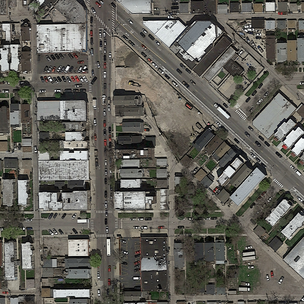
#> input picture data/test_set/downsampled/test_11.png, 304 x 304 px; its folder holds 4 pictures in this run
$ python resizing.py   (older library calls are emulated)
#> lines starting #> are read from the running program, lines starting #| are printed output that depends on the picture
from PIL import Image
import glob


def upsample_training(filenames, correct_size=(400, 400)):
    """Upsample training images."""
    print("Upsampling training images to %dx%d" % correct_size)
    resize_(filenames, correct_size)


def upsample_test(filenames, correct_size=(608, 608)):
    """Upsample test images."""
    print("Upsampling test images to %dx%d" % correct_size)
    resize_(filenames, correct_size)


def downsample_training(filenames, correct_size=(200, 200)):
    """Downsample training images."""
    print("Downsampling training images to %dx%d" % correct_size)
    resize_(filenames, correct_size)


def downsample_test(filenames, correct_size=(304, 304)):
    """Upsample test images."""
    print("Downsampling test images to %dx%d" % correct_size)
    resize_(filenames, correct_size)


def resize_(filenames, correct_size):
    """Resize given images to the correct size."""
#> called with correct_size = (304, 304)
    for filename in filenames:
        print("Resizing " + filename)
        im = Image.open(filename)
#> im is the input picture: PIL image 304x304 RGB; mean R, G, B 100.8, 99.1, 91.9
        im = im.resize(correct_size, Image.ANTIALIAS)
        im.save(filename, "PNG")
#> pass 2 of the loop in resize_, `for filename in filenames:`:
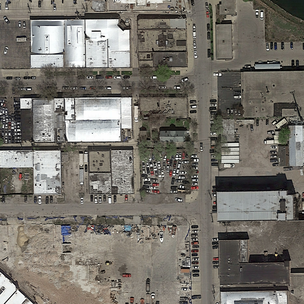
#> input picture data/test_set/downsampled/test_12.png, 304 x 304 px
#> in resize_, im is the input picture: PIL image 304x304 RGB; mean R, G, B 119.2, 115.3, 107.8
#> pass 3 of the loop in resize_, `for filename in filenames:`:
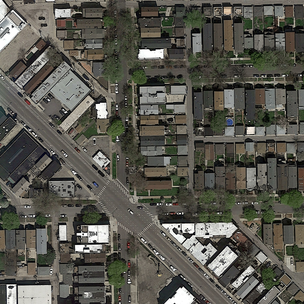
#> input picture data/test_set/downsampled/test_14.png, 304 x 304 px
#> in resize_, im is the input picture: PIL image 304x304 RGB; mean R, G, B 88.8, 87.7, 79.3
#> the loop made 4 passes; the first 3 are shown
#> call 2 of resize_, with correct_size = (200, 200)
#> in resize_ (call 2), `im = im.resize(correct_size, Image.ANTIALIAS)`:
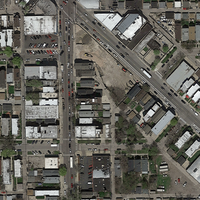
#> im: PIL image 200x200 RGB; mean R, G, B 100.8, 99.1, 91.9
#> pass 2 of the loop in resize_, `for filename in filenames:`:
#> in resize_ (call 2), `im = im.resize(correct_size, Image.ANTIALIAS)`:
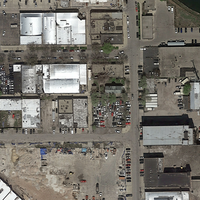
#> im: PIL image 200x200 RGB; mean R, G, B 119.1, 115.3, 107.8
#> pass 3 of the loop in resize_, `for filename in filenames:`:
#> in resize_ (call 2), `im = im.resize(correct_size, Image.ANTIALIAS)`:
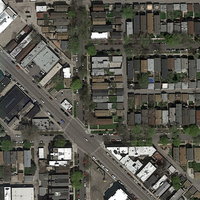
#> im: PIL image 200x200 RGB; mean R, G, B 88.8, 87.6, 79.3
#> the loop made 8 passes; the first 3 are shown


if __name__ == "__main__":
    # Downsample training images
    files1 = glob.glob("../data/test_set/downsampled/*.png")
    files2 = glob.glob("../data/training/groundtruth/downsampled/*.png")
    files3 = glob.glob("../data/training/images/downsampled/*.png")

    downsample_test(files1)
    downsample_training(files2 + files3)
